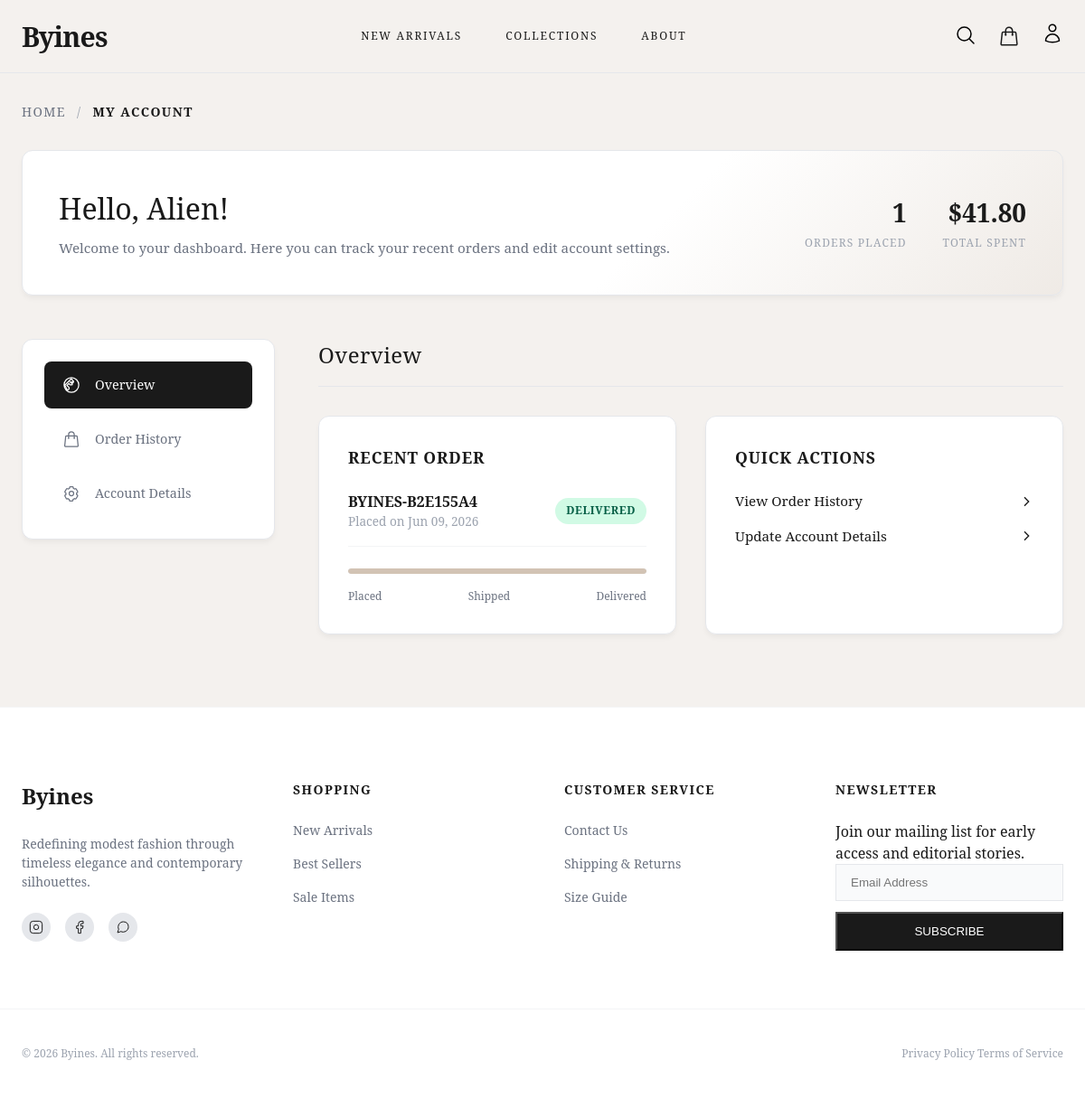
The page /pages/dashboard.php (signed in) on the database its author committed.
### tables this page shows
CREATE TABLE IF NOT EXISTS `users` (
    `id` INT AUTO_INCREMENT PRIMARY KEY,
    `first_name` VARCHAR(50) NOT NULL,
    `last_name` VARCHAR(50) NOT NULL,
    `email` VARCHAR(100) NOT NULL UNIQUE,
    `phone` VARCHAR(20) NULL,
    `password_hash` VARCHAR(255) NOT NULL,
    `role` ENUM('user', 'admin') NOT NULL DEFAULT 'user',
    `created_at` TIMESTAMP DEFAULT CURRENT_TIMESTAMP,
    `updated_at` TIMESTAMP DEFAULT CURRENT_TIMESTAMP ON UPDATE CURRENT_TIMESTAMP
);

CREATE TABLE IF NOT EXISTS `orders` (
    `id` INT AUTO_INCREMENT PRIMARY KEY,
    `user_id` INT NULL,
    `order_number` VARCHAR(30) NOT NULL UNIQUE,
    `subtotal` DECIMAL(10,2) NOT NULL,
    `tax` DECIMAL(10,2) NOT NULL,
    `shipping_cost` DECIMAL(10,2) NOT NULL,
    `total_amount` DECIMAL(10,2) NOT NULL,
    `status` ENUM('pending', 'processing', 'in_transit', 'delivered', 'cancelled') NOT NULL DEFAULT 'pending',
    `tracking_number` VARCHAR(100) NULL COMMENT 'Shipment tracking reference',
    `shipping_name` VARCHAR(100) NOT NULL,
    `shipping_phone` VARCHAR(20) NOT NULL,
    `shipping_address_line1` VARCHAR(150) NOT NULL,
    `shipping_address_line2` VARCHAR(150) NULL,
    `shipping_city` VARCHAR(100) NOT NULL,
    `shipping_state` VARCHAR(100) NOT NULL,
    `shipping_zip` VARCHAR(20) NOT NULL,
    `shipping_country` VARCHAR(100) NOT NULL,
    `shipping_method` VARCHAR(50) NOT NULL,
    `payment_method` ENUM('cash_on_delivery', 'paypal', 'credit_card') NOT NULL,
    `payment_status` ENUM('unpaid', 'paid', 'refunded', 'failed') NOT NULL DEFAULT 'unpaid',
    `payment_transaction_id` VARCHAR(100) NULL,
    `created_at` TIMESTAMP DEFAULT CURRENT_TIMESTAMP,
    FOREIGN KEY (`user_id`) REFERENCES `users`(`id`) ON DELETE SET NULL
);

### classes/Database.php (called while the page is built, shortened)
<?php
class Database {
    private static $instance = null;
    private $conn;
    private $host = 'localhost';
    private $user = 'root';
    private $pass = '';
    private $name = 'byines';
    private function __construct() {
        try {
            $dsn = "mysql:host={$this->host};dbname={$this->name};charset=utf8mb4";
            $options = [
                PDO::ATTR_ERRMODE            => PDO::ERRMODE_EXCEPTION,
                PDO::ATTR_DEFAULT_FETCH_MODE => PDO::FETCH_ASSOC,
                PDO::ATTR_EMULATE_PREPARES   => false,
            ];
            $this->conn = new PDO($dsn, $this->user, $this->pass, $options);
        } catch (PDOException $e) {
            die("Database Connection Error: " . $e->getMessage());
        }
    }
    public static function getInstance() {
        if (!self::$instance) {
            self::$instance = new Database();
        }
        return self::$instance;
    }
    public function getConnection() {
        return $this->conn;
    }
}
?>

### classes/User.php (called while the page is built, shortened)
<?php
require_once 'Database.php';
class User {
    private $pdo;
    public function __construct() {
        $this->pdo = Database::getInstance()->getConnection();
    }
    public function getProfile($userId) {
        $stmt = $this->pdo->prepare("SELECT id, first_name, last_name, email, role, created_at FROM users WHERE id = ?");
        $stmt->execute([$userId]);
        return $stmt->fetch() ?: null;
    }
}

### classes/Order.php (called while the page is built, shortened)
<?php
require_once 'Database.php';
class Order {
    private $pdo;
    public function __construct() {
        $this->pdo = Database::getInstance()->getConnection();
    }
    public function getByUser($userId) {
        $stmt = $this->pdo->prepare("SELECT * FROM orders WHERE user_id = ? ORDER BY created_at DESC");
        $stmt->execute([$userId]);
        return $stmt->fetchAll();
    }
}

### pages/dashboard.php (the view, shortened to what this page needs)
<?php
require_once '../classes/User.php';
require_once '../classes/Order.php';
$userModel = new User();
$orderModel = new Order();
$user = $userModel->getProfile($_SESSION['user_id']);
$orders = $orderModel->getByUser($_SESSION['user_id']);
$orderCount = count($orders);
$totalSpent = 0;
foreach ($orders as $o) {
    $totalSpent += $o['total_amount'];
}
$recentOrder = $orderCount > 0 ? $orders[0] : null;
include '../includes/header.php';
?>
    <link rel="stylesheet" href="../css/dashboard.css">
    <main class="dashboard-container">
        <nav class="dashboard-breadcrumb">
            <a href="index.php">Home</a>
            <span>/</span>
            <span class="current">My Account</span>
        </nav>
        <section class="welcome-banner">
            <div class="welcome-info">
                <h1>Hello, <span id="bannerFirstName"><?= htmlspecialchars($user['first_name'] ?? 'User') ?></span>!</h1>
                <p>Welcome to your dashboard. Here you can track your recent orders and edit account settings.</p>
            </div>
            <div class="welcome-stats">
                <div class="welcome-stat-item">
                    <p class="welcome-stat-val" id="statOrdersCount"><?= $orderCount ?></p>
                    <p class="welcome-stat-lbl">Orders Placed</p>
                </div>
                <div class="welcome-stat-item">
                    <p class="welcome-stat-val">$<?= number_format($totalSpent, 2) ?></p>
                    <p class="welcome-stat-lbl">Total Spent</p>
                </div>
            </div>
        </section>
        <div class="dashboard-layout">
            <aside class="dashboard-sidebar">
                <ul class="sidebar-menu">
                    <li>
                        <button class="sidebar-menu-btn active" data-tab="overview">
                            Overview
                        </button>
                    </li>
                    <li>
                        <button class="sidebar-menu-btn" data-tab="orders">
                            Order History
                        </button>
                    </li>
                    <li>
                        <button class="sidebar-menu-btn" data-tab="profile">
                            Account Details
                        </button>
                    </li>
                </ul>
            </aside>
            <section class="dashboard-content">
                <div class="tab-panel active" id="panel-overview">
                    <h2 class="panel-title">Overview</h2>
                    <div class="overview-intro-grid">
                        <div class="overview-card">
                            <h3>Recent Order</h3>
                            <?php if ($recentOrder): ?>
                            <div class="order-widget-row">
                                <div>
                                    <p class="order-widget-id"><?= htmlspecialchars($recentOrder['order_number']) ?></p>
                                    <p class="order-widget-date">Placed on <?= date('M d, Y', strtotime($recentOrder['created_at'])) ?></p>
                                </div>
                                <span class="status-badge status-<?= strtolower($recentOrder['status']) ?>"><?= ucfirst(str_replace('_', ' ', $recentOrder['status'])) ?></span>
                            </div>
                            <div class="order-tracker">
                                <?php
                                    $progress = 0;
                                    switch($recentOrder['status']) {
                                        case 'delivered': $progress = 100; break;
                                    }
                                ?>
                                <div class="tracker-bar">
                                    <div class="tracker-progress" style="width: <?= $progress ?>%;"></div>
                                </div>
                                <div class="tracker-labels">
                                    <span>Placed</span>
                                    <span>Shipped</span>
                                    <span>Delivered</span>
                                </div>
                            </div>
                            <?php else: ?>
                                <p class="dashboard-empty">No recent orders.</p>
                                <a href="shop.php" class="btn-sm-outline">Start Shopping</a>
                            <?php endif; ?>
                        </div>
                        <div class="overview-card">
                            <h3>Quick Actions</h3>
                            <ul class="quick-links-list">
                                <li>
                                    <a href="#" onclick="switchTab('orders')">
                                        <span>View Order History</span>
                                        <svg fill="none" viewBox="0 0 24 24" stroke="currentColor"><path d="M9 5l7 7-7 7"/></svg>
                                    </a>
                                </li>
                                <li>
                                    <a href="#" onclick="switchTab('profile')">
                                        <span>Update Account Details</span>
                                        <svg fill="none" viewBox="0 0 24 24" stroke="currentColor"><path d="M9 5l7 7-7 7"/></svg>
                                    </a>
                                </li>
                            </ul>
                        </div>
                    </div>
                </div>
            </section>
        </div>
    </main>
<?php include '../includes/footer.php'; ?>

### css/style.css (style rules this page uses)
:root { --brand-cream: #F4F1EE; --brand-earth: #D2C3B4; --brand-dark: #1A1A1A; --white: #ffffff; --gray-100: #f3f4f6; --gray-200: #e5e7eb; --gray-400: #9ca3af; --gray-500: #6b7280; --font-serif: "Noto Serif", serif; --max-width: 1280px; }
* { box-sizing: border-box; margin: 0; padding: 0; }
body { background-color: var(--brand-cream); color: var(--brand-dark); font-family: var(--font-serif); line-height: 1.5; -webkit-font-smoothing: antialiased; }
a { text-decoration: none; color: inherit; transition: opacity 0.3s ease; }

### rows shown on the page
users: first_name "Alien"
orders: order_number "BYINES-B2E155A4", created_at "Jun 09, 2026", status "DELIVERED"

### other values the page prints
$orderCount "1"
$totalSpent "41.80"
